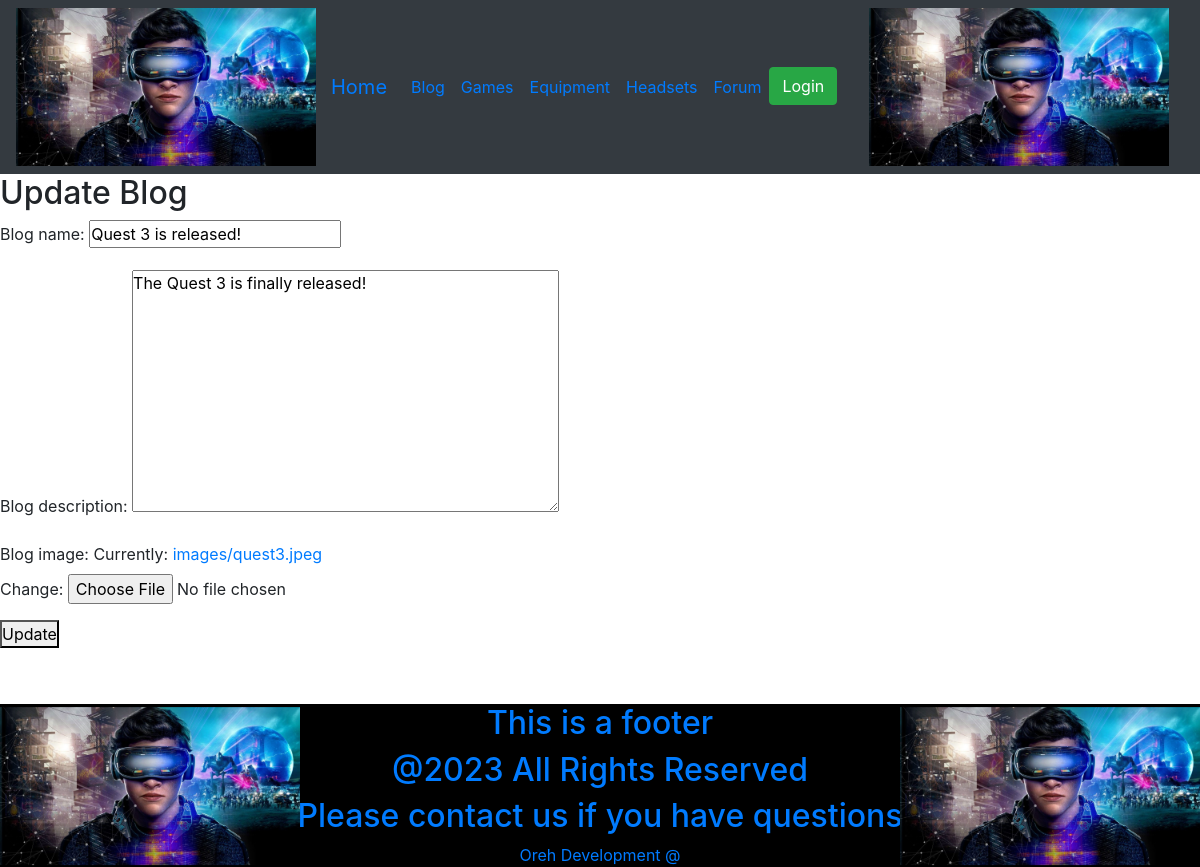
Page /blog_update/1 on the earlier database version.
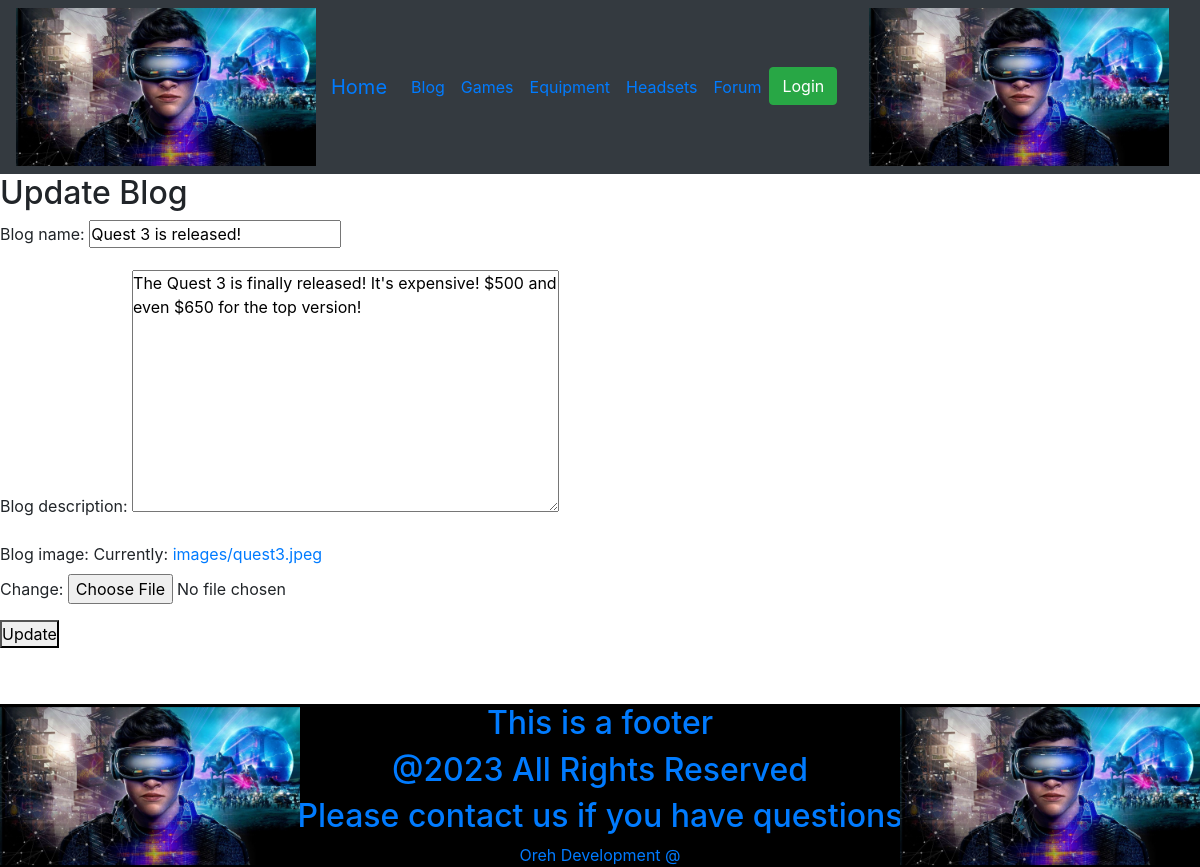
Same page on the later database version.
### social/models.py (models this page shows, shortened)
class Blog(models.Model):
    blog_name = models.CharField(max_length=100, blank=False)
    blog_description = models.TextField(max_length=800, blank=False)
    blog_image = models.ImageField(upload_to='images/')

### social/views.py (the view)
# urls.py: path('blog_update/<int:pk>', BlogUpdate.as_view(), name='blog_update'),
class BlogUpdate(UpdateView):
    model = Blog
    fields = ['blog_name', 'blog_description', 'blog_image']
    template_name = 'blog_update.html'
    success_url = reverse_lazy('blog')

### templates/blog_update.html (shortened to what this page needs)
{% extends "main.html" %}
{% block content %}
  <h2>Update Blog</h2>
  <form method="post">
    {{ form.as_p }}
    <button type="submit">Update</button>
  </form>
{% endblock %}

Differences in the rows shown:
changed Blog "Quest 3 is released!": blog_description "The Quest 3 is finally released!" → "The Quest 3 is finally released! It's expensive! $500 and even $650 for the top version!"
